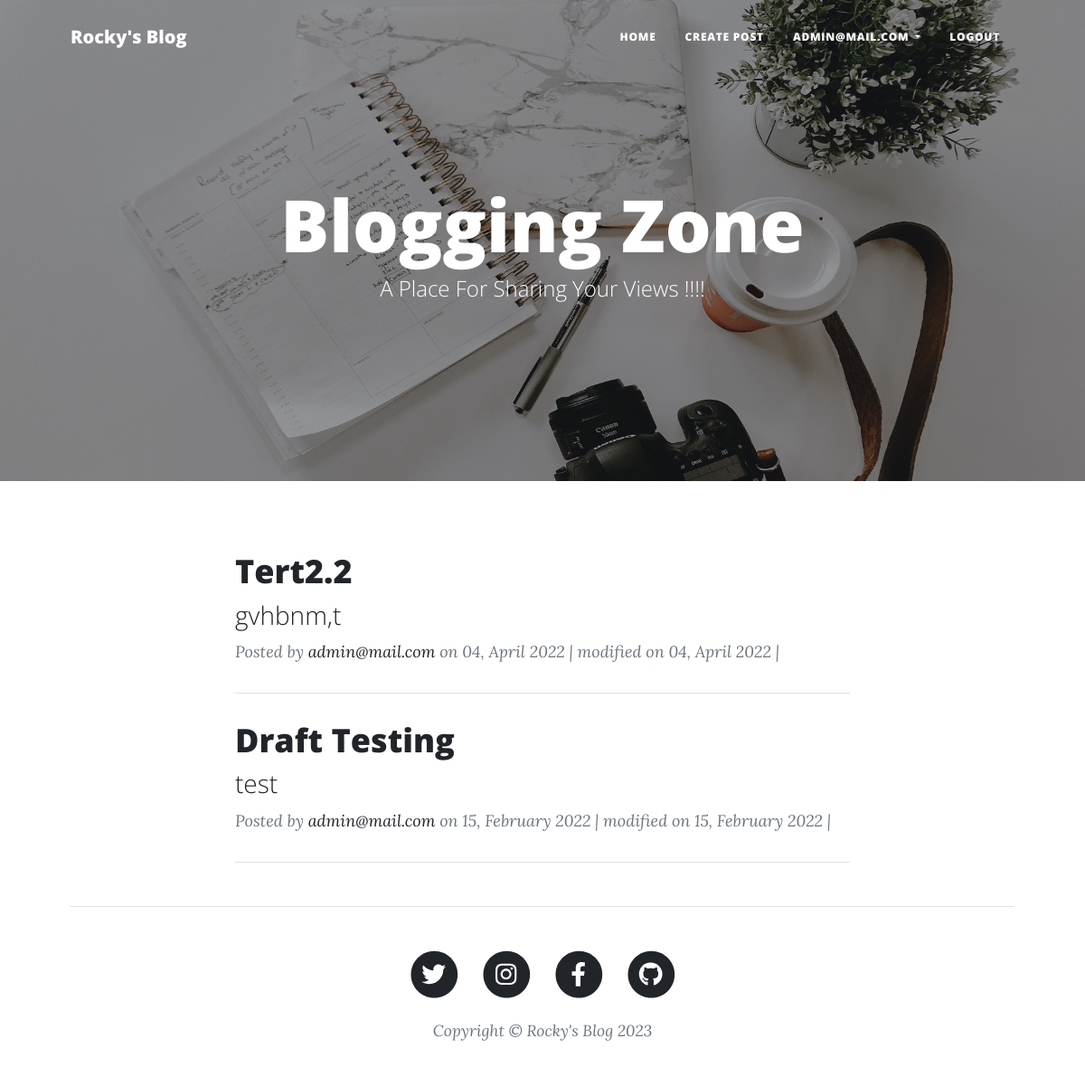
/draft (signed in), run on the app's committed database.
### accounts/models.py (models this page shows, shortened)
class CustomUser(AbstractBaseUser):
    email = models.EmailField(
        verbose_name='email address',
        max_length=255,
        unique=True,
    )
    full_name = models.CharField(max_length=250)
    dob = models.DateField(verbose_name='Date OF Birth', default= timezone.now())
    is_active = models.BooleanField(default=True)
    staff = models.BooleanField(default=False)
    admin = models.BooleanField(default=False)
    objects = CustomUserManager()
    USERNAME_FIELD = 'email'
    REQUIRED_FIELDS = [full_name, dob]
    def __str__(self):
        return self.email

### blog/models.py (models this page shows, shortened)
class Post(models.Model):
    STATUS_CHOICES = (
        ('DRAFT', 'Draft'),
        ('PUBLISHED', 'Published'),
        ('ARCHIVED','Archived')
    )
    title = models.CharField(max_length=125)
    content = RichTextField(blank=True)
    Summary = models.TextField(max_length=500, blank=True, null=True)
    slug = models.SlugField(max_length=125)
    author = models.ForeignKey(User, on_delete=models.PROTECT)
    tags = models.ManyToManyField(Tag, related_name="posts")
    status = models.CharField(max_length=12, choices=STATUS_CHOICES, default='DRAFT')
    created_at = models.DateTimeField(auto_now_add=True)
    modified_at = models.DateTimeField(auto_now=True)
    class Meta:
        ordering = ["-created_at"]

### blog/views.py (the view)
# urls.py: path("draft", draft_post, name="draft"),
def draft_post(request, *args, **kwargs):
    posts = Post.objects.filter(status="DRAFT")
    context_data = {
        "title": "DRAFT POSTS",
        "posts": posts,
    }
    return render(request, "blog/user_post.html", context_data)

### templates/blog/user_post.html (shortened to what this page needs)
{% extends 'base.html' %}
{% block header %}
{{block.super}}
{% endblock header %}
{% block content %}
<div class="container px-4 px-lg-5">
    <div class="row gx-4 gx-lg-5 justify-content-center">
        <div class="col-md-10 col-lg-8 col-xxl-9">
            {% for post in posts %}
              {% if request.user == post.author %}
                    <div class="post-preview">
                    <a href="{% url 'post_detail' post.pk post.slug %}">
                        <h2 class="post-title">{{post.title|title}}</h2>
                        <h3 class="post-subtitle">{{post.Summary | truncatechars:45}}</h3>
                    </a>
                    <p class="post-meta">
                        Posted by
                        <a href="{% url 'post_detail' post.pk post.slug %}">{{post.author}}</a>
                        on {{post.created_at|date:"d, F Y"}}
                        | modified on {{post.modified_at|date:"d, F Y"}}
                        |
                        </p>
                    </div>
                    <hr class="my-4" />
                    {% endif %}
                    {% empty %}
                    <h4 class="text-center">No post available right now..!!!</h4>
            {% endfor%}
    </div>
</div>
{% endblock content %}

### templates/base.html (shortened to what this page needs)
{% load static %}
<!DOCTYPE html>
<html lang="en">
<head>
    <link href="{% static 'css/styles.css' %}" rel="stylesheet" />
</head>
<body>
    <nav class="navbar navbar-expand-lg navbar-light" id="mainNav">
        <div class="container px-4 px-lg-5">
             <a class="navbar-brand" href="{% url 'home'%}">Rocky's Blog</a>
            <div class="collapse navbar-collapse" id="navbarResponsive">
                <ul class="navbar-nav ms-auto py-4 py-lg-0">
                    <li class="nav-item"><a class="nav-link px-lg-3 py-3 py-lg-4" href="{% url 'blog-home' %}">Home</a></li>
                    {% if user.is_authenticated %}
                    <li class="nav-item"><a class="nav-link px-lg-3 py-3 py-lg-4" href="{%url 'post_create' %}">Create Post</a></li>
                    <li class="nav-item dropdown">
                        <a class="nav-link px-lg-3 py-3 py-lg-4 dropdown-toggle" href="#" id="navbarDropdown" role="button" data-bs-toggle="dropdown" aria-expanded="false">
                            {{user.email}}
                        </a>
                      </li>
                    <li class="nav-item"><a class="nav-link px-lg-3 py-3 py-lg-4" href="{%url 'user_logout' %}">Logout</a></li>
                    {% endif %}
                </ul>
            </div>
        </div>
    </nav>
    {% block header %}
    <header class="masthead" style="background-image: url('/static/assets/img/home-bg.jpg')">
        <div class="container position-relative px-4 px-lg-5">
            <div class="row gx-4 gx-lg-5 justify-content-center">
                <div class="col-md-10 col-lg-8 col-xl-7">
                    <div class="site-heading">
                        <h1>Blogging Zone</h1>
                        <span class="subheading">A Place For Sharing Your Views !!!!</span>
                    </div>
                </div>
            </div>
        </div>
    </header>
    {% endblock header %}
    {% block content %}{% endblock content %}
    <footer class="border-top">
        <div class="container px-4 px-lg-5">
            <div class="row gx-4 gx-lg-5 justify-content-center">
                <div class="col-md-10 col-lg-8 col-xl-7">
                    <ul class="list-inline text-center">
                        <li class="list-inline-item">
                            <a href="https://twitter.com/RitikDhote">
                                <span class="fa-stack fa-lg">
                                    <i class="fas fa-circle fa-stack-2x"></i>
                                    <i class="fab fa-twitter fa-stack-1x fa-inverse"></i>
                                </span>
                            </a>
                        </li>
                        <li class="list-inline-item">
                            <a href="https://www.instagram.com/_r_0_c_k_y_02/">
                                <span class="fa-stack fa-lg">
                                    <i class="fas fa-circle fa-stack-2x"></i>
                                    <i class="fab fa-instagram fa-stack-1x fa-inverse"></i>
                                </span>
                            </a>
                        </li>
                        <li class="list-inline-item">
                            <a href="www.facebook.com/ritik.dhote.96">
                                <span class="fa-stack fa-lg">
                                    <i class="fas fa-circle fa-stack-2x"></i>
                                    <i class="fab fa-facebook-f fa-stack-1x fa-inverse"></i>
                                </span>
                            </a>
                        </li>
                        <li class="list-inline-item">
                            <a href="https://github.com/imRocky02">
                                <span class="fa-stack fa-lg">
                                    <i class="fas fa-circle fa-stack-2x"></i>
                                    <i class="fab fa-github fa-stack-1x fa-inverse"></i>
                                </span>
                            </a>
                        </li>
                    </ul>
                    <div class="small text-center text-muted fst-italic">Copyright &copy; Rocky's Blog 2023</div>
                </div>
            </div>
        </div>
    </footer>
</body>
</html>

### data on the page
CustomUser: email "ADMIN@MAIL.COM"
Post: title "Tert2.2", Summary "gvhbnm,t", author "admin@mail.com", created_at "04, April 2022", modified_at "04, April 2022"
Post: title "Draft Testing", Summary "test", author "admin@mail.com", created_at "15, February 2022", modified_at "15, February 2022"
